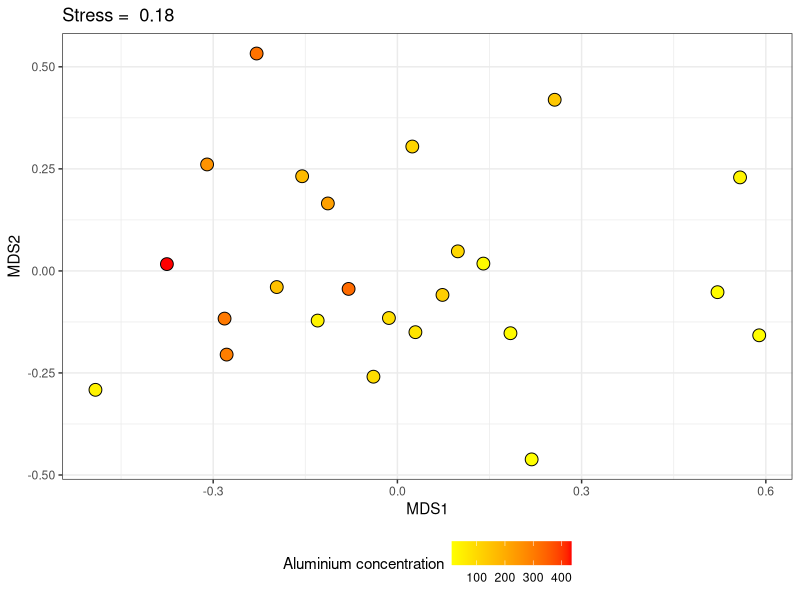
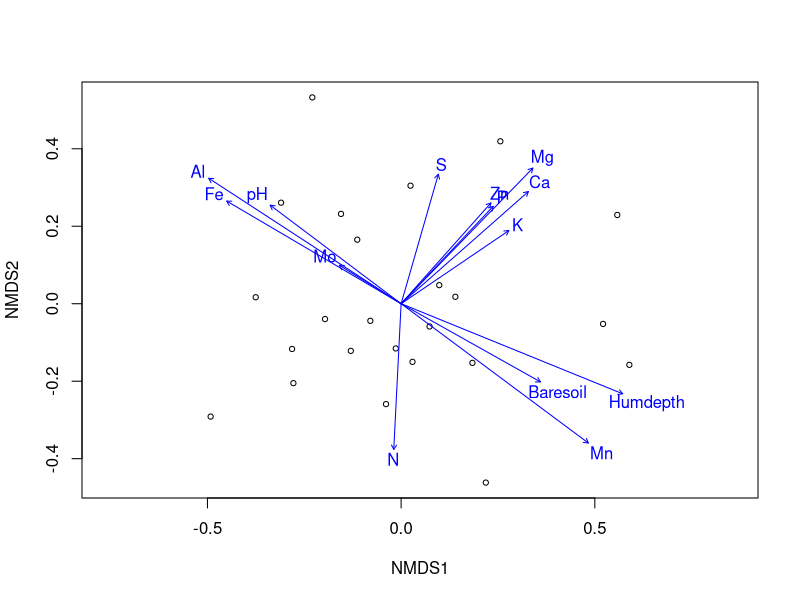
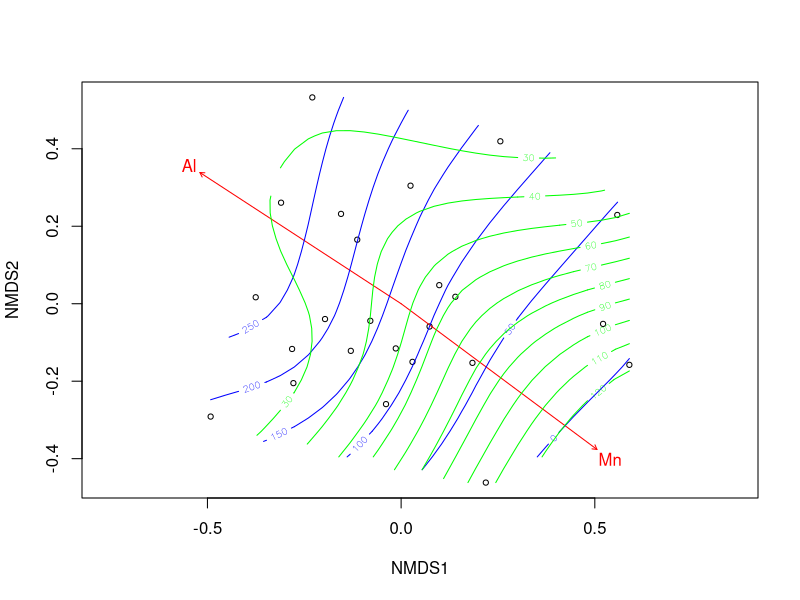
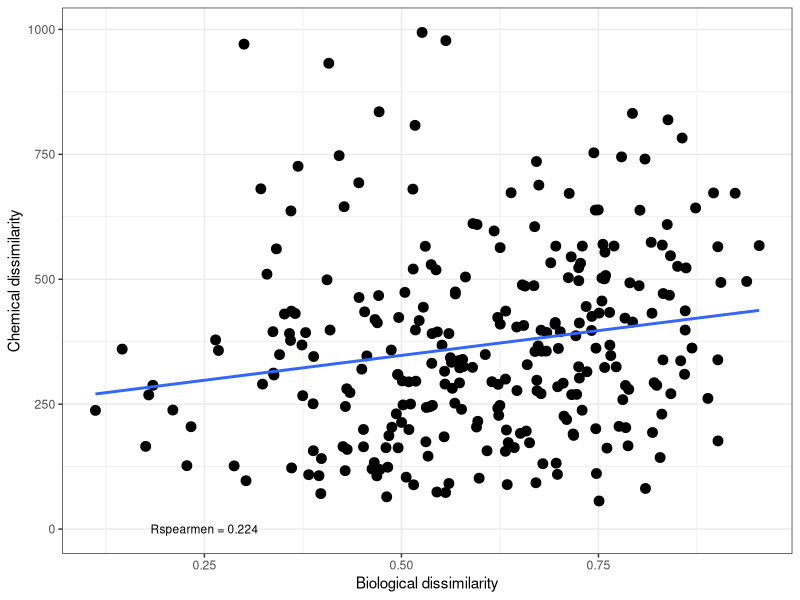
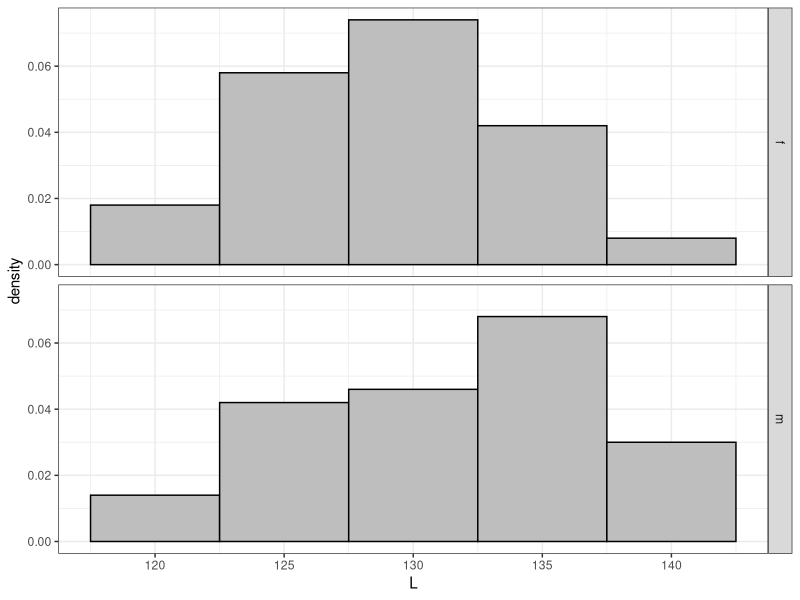
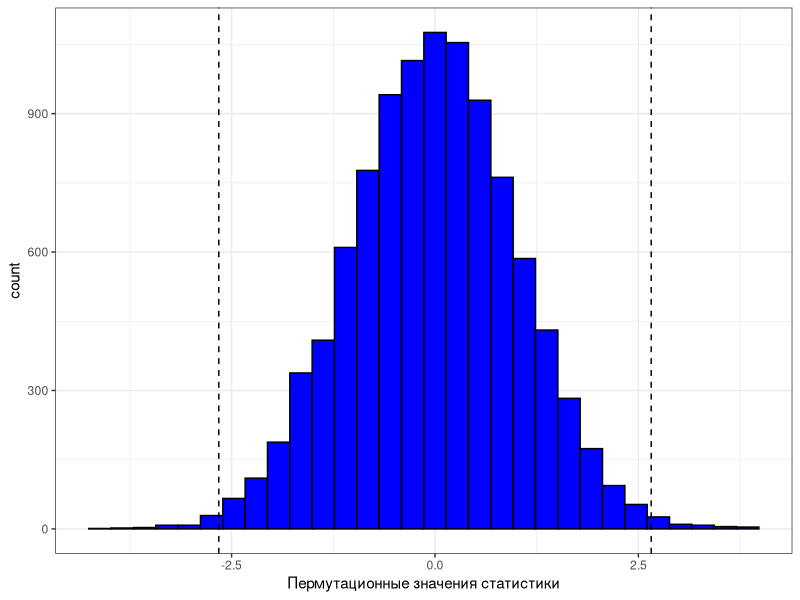
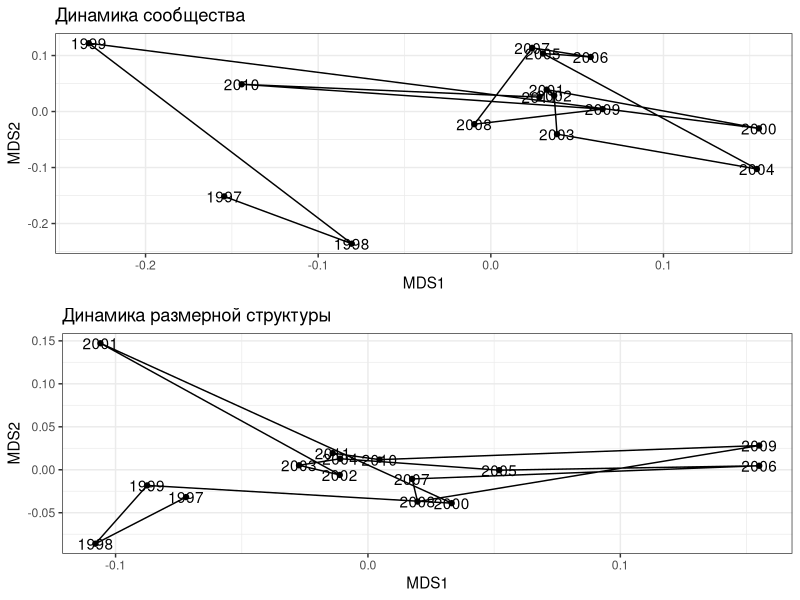
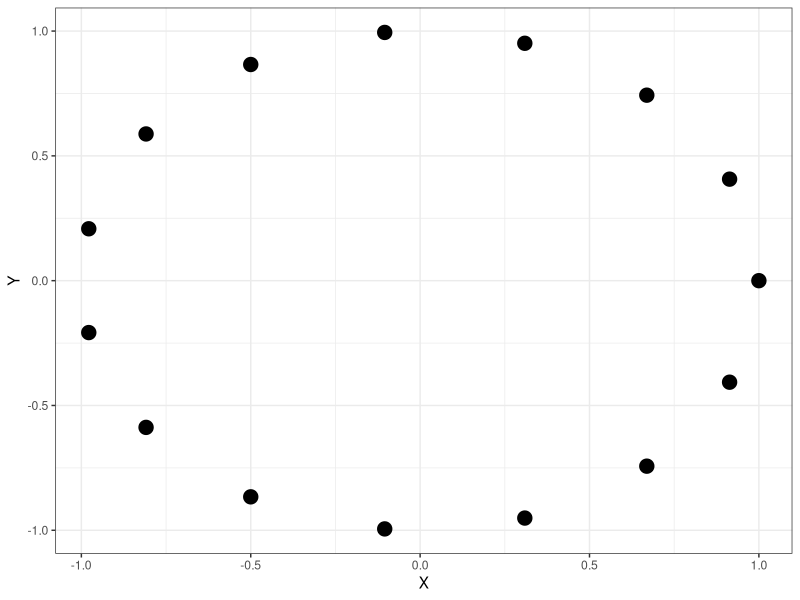

These figures' R source, in order:
## ---- chunk 1
# output options
options(width = 70, scipen = 6, digits = 3)
library(knitr)
# chunk default options
opts_chunk$set(fig.align='center', tidy = FALSE, fig.width = 7, fig.height = 3, warning = FALSE)
## ---- chunk 2
library(vegan)
library(ggplot2)
data(varespec)
data(varechem)
## ---- chunk 3
veg_ord <- metaMDS(varespec, trace = FALSE)
veg_MDS <- as.data.frame(veg_ord$points)

## ---- chunk 4
library(ggplot2)
Pl_mds <- 
  ggplot(veg_MDS, aes(x = MDS1, y = MDS2, 
                    fill = varechem$Al))  +
  geom_point(shape=21, size =4)+
  ggtitle(paste("Stress = ", round(veg_ord$stress, 2))) + 
  theme_bw() +
  theme(legend.position = "bottom") +
  labs(fill = "Aluminium concentration") +
  scale_fill_gradient(high = "red", low = "yellow") 

## ---- chunk 5
Pl_mds
## ---- chunk 6
env_fit <- envfit(veg_ord ~ ., data = varechem)
## ---- chunk 7
ordiplot(veg_ord, display = "site")
plot(env_fit)
## ---- chunk 8
env_fit2 <- envfit(veg_ord ~ Al + Mn, data = varechem)
plot(veg_ord, display = "site")
plot(env_fit2, col = "red")
ordisurf(veg_ord, varechem$Al, add = TRUE, col="blue")
ordisurf(veg_ord, varechem$Mn, add = TRUE, col="green")
## ---- chunk 9
dist_com <- vegdist(varespec, method = "bray")
dist_chem <- vegdist(varechem, method = "euclidean")
## ---- chunk 10
x <-as.vector(dist_com)
y <- as.vector(dist_chem)
R <- round(cor(x, y, method = "spearman"), 3)
xy <- data.frame (x, y)
mant <- ggplot(xy, aes(x = x, y = y))
mant + geom_point(size = 3) + xlab ("Biological dissimilarity") + ylab ("Chemical dissimilarity") + annotate("text", x = 0.25, y = 0.35, label = paste("Rspearmen =", R, sep = " "), size = 3) + theme_bw() + geom_smooth(method = "lm", se = FALSE)

## ---- chunk 11
set.seed(12345)

male <- rnorm(100, 130, 5)
female <- rnorm(100, 129,5)
## ---- chunk 12
size <- data.frame(L=1:200, gender=1:100)
size$L <- male
size$gender <- "m"
size$L[101:200] <- female
size$gender[101:200] <- "f"
size$gender <- as.factor(size$gender)
pl <- ggplot(size, aes(x=L, ..density..))
pl <- pl + theme_bw()  + geom_histogram(binwidth = 5, fill = "gray", color = "black") + facet_grid(gender~.) 
pl 
## ---- chunk 13
t <- t.test(male, female)
t
## ---- chunk 14
head (male)
head (female)
## ---- chunk 15
SE_m <- sd(male) / sqrt(length(male))
SE_f <- sd(female) / sqrt(length(female))
t_initial <- (mean(male) - mean(female))/sqrt(SE_m^2 + SE_f^2)
## ---- chunk 16
f <- female
m <- male
num_perm <- sample(1:100,1)
order_m <- sample (1:100, num_perm)
order_f <- sample (1:100, num_perm)
f[order_f] <- male[order_f]
m[order_m] <- female[order_f]
SE_m <- sd(m) / sqrt(length(m))
SE_f <- sd(f) / sqrt(length(f))
t_p=(mean(m) - mean(f))/sqrt(SE_m^2 + SE_f^2)
## ---- chunk 17
Nperm=10000
tperm <- rep(NA, Nperm)

set.seed(12345)
for (i in 1:(Nperm-1)) 
  {
  BOX <- c(male,female)
  ord <-sample(1:200, 200)
  f <- BOX[ord[1:100]]
  m <- BOX [ord[101:200]]
  SE_m <- sd(m) / sqrt(length(m))
  SE_f <- sd(f) / sqrt(length(f))
  tperm[i]=(mean(m) - mean(f))/sqrt(SE_m^2 + SE_f^2)
  }
head(tperm)
## ---- chunk 18
tail (tperm)
## ---- chunk 19
tperm [Nperm] <- t_initial
## ---- chunk 20
tperm <- as.data.frame(tperm)
names(tperm) <- "t_p" 
tperm_pl <- ggplot(tperm, aes(x=t_p))
tperm_pl <- tperm_pl + geom_histogram (bin=0.4, fill="blue", colour="black") + theme_bw() + xlab("Пермутационные значения статистики") + geom_vline(xintercept=c(t_initial, -t_initial), linetype=2)

tperm_pl
## ---- chunk 21
p_perm <- length(tperm[tperm >= t_initial] | tperm[tperm <= -t_initial] ) / Nperm
## ---- chunk 22
library(MASS)
set.seed(1234567)
mu <- c(10, 20) #Вектор средних значений
Sigma <- matrix(.7, nrow=2, ncol=2) 
diag(Sigma) <- c(1, 3)

# Sigma Коварационная матрица

dat <- as.data.frame(mvrnorm(n=100, mu=mu, Sigma=Sigma)) 
# Датафрейм с двумя скоррелированными переменными

cor.test(dat$V1, dat$V2, method = "spearman")

## ---- chunk 23
library(coin)

spearman_test( V1 ~ V2, data = dat, distribution = approximate(B=9999))

## ---- chunk 24
options(digits=4)
mant <- mantel(dist_com, dist_chem, method="pearson", permutations = 999)
mant
## ---- chunk 25
geo <- read.table("data/Coordinates.txt",  
                  header = TRUE, sep = "\t")
dist_geo <- vegdist(geo[, -1], 
                  method = "euclidean")
## ---- chunk 26
mantel_partial <- mantel.partial(xdis = dist_com, ydis = dist_chem, zdis = dist_geo, method = "pearson", permutations = 9999)
mantel_partial
## ---- chunk 27
com <- read.csv("data/mussel_beds.csv", 
                sep=';', header = T)

ascam <- read.csv("data/ASCAM.csv", 
                  sep=';', header = T)
## ---- chunk 28
library(vegan)

log_com <- decostand(com[,-c(1:3)], method = "log")

vor2_log_com <- log_com[com$Bank == "Vor2",]

log_ascam <- decostand(ascam[, -c(1:2)], method = "log")

mds_vor2_com <- as.data.frame(metaMDS(vor2_log_com)$points)

vor2_log_ascam <- log_ascam[ascam$Bank == "Vor2",]

mds_vor2_ascam <- as.data.frame(metaMDS(vor2_log_ascam, distance = "euclid" )$points)
## ---- chunk 29
library(ggplot2)
library(gridExtra)
theme_set(theme_bw())

Pl1 <- ggplot(mds_vor2_com, aes(x=MDS1, y=MDS2)) + geom_point() + 
  geom_path() + geom_text(label = com$Year[com$Bank == "Vor2"]) + 
  ggtitle("Динамика сообщества")

Pl2 <- ggplot(mds_vor2_ascam, aes(x=MDS1, y=MDS2)) + geom_point() + 
  geom_path() + geom_text(label = com$Year[com$Bank == "Vor2"]) + 
  ggtitle("Динамика размерной структуры")

grid.arrange(Pl1, Pl2)
## ---- chunk 30
gradient_model <- vegdist(com$Year[com$Bank == "Vor2"], method="euclidian")
gradient_model 
## ---- chunk 31
dist_vor2_com <- vegdist(vor2_log_com, method = "bray")
dist_vor2_ascam <- vegdist(vor2_log_ascam, method = "euclidean")
## ---- chunk 32
mantel(dist_vor2_com, gradient_model)
## ---- chunk 33
mantel(dist_vor2_ascam, gradient_model)
## ---- chunk 34
mantel(dist_vor2_com, dist_vor2_ascam)
## ---- chunk 35
mantel.partial(dist_vor2_com, dist_vor2_ascam, gradient_model)
## ---- chunk 36
cycmod <- function(x){
  points <- data.frame(X=c(1:x), Y=c(1:x))
  for (i in 1:x) {
    points$X[i] <- cos(2*pi*(i-1)/x)
    points$Y[i] <- sin(2*pi*(i-1)/x)
  }
  return(points)
}

qplot(cycmod(nrow(mds_vor2_ascam))$X, cycmod(nrow(mds_vor2_ascam))$Y, xlab="X", ylab="Y", geom = "point", size = 4) + guides(size = "none") 
## ---- chunk 37
cycl_model <- round(vegdist(cycmod(nrow(mds_vor2_ascam)), method = "euclidean"))
cycl_model
## ---- chunk 38
mantel(dist_vor2_ascam, cycl_model)
## ---- chunk 39
mantel.partial(dist_vor2_ascam, cycl_model, gradient_model)
## ---- chunk 40
BioEnv <- bioenv(varespec, varechem, method = "spearman", index = "bray")
BioEnv
## ---- chunk 41
plot(veg_ord, display = "site")
plot(envfit(veg_ord ~ N + P + Al + Mn + Baresoil, data = varechem ))
